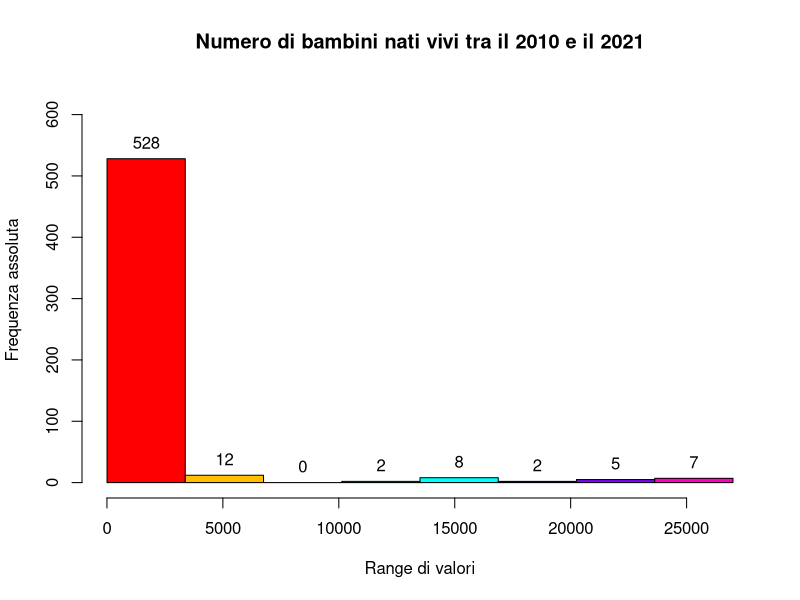
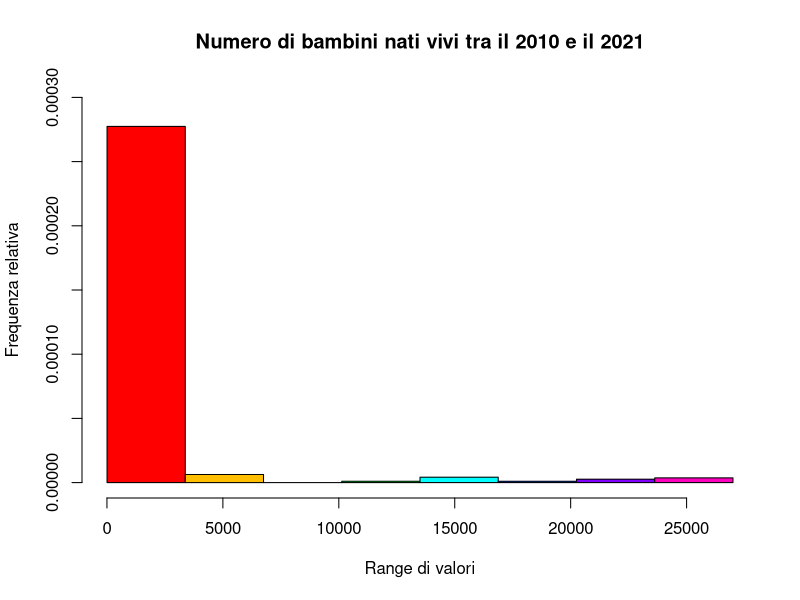
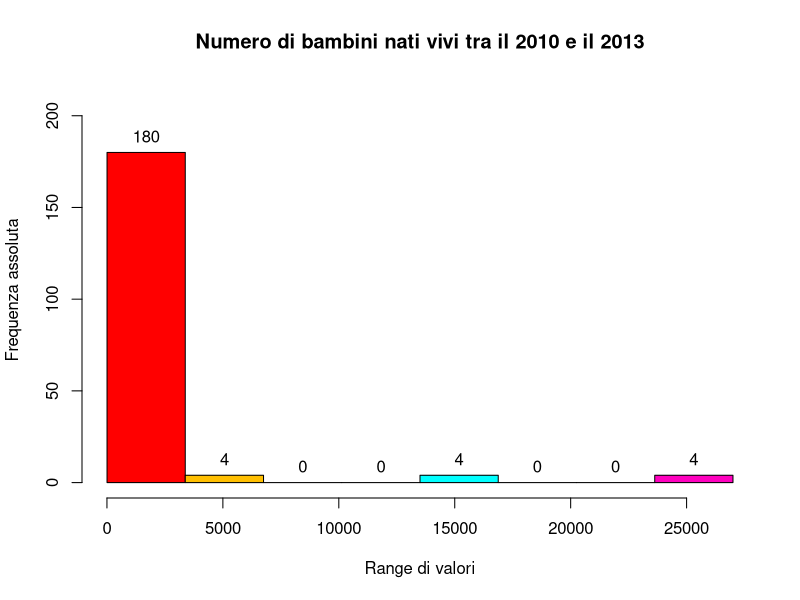
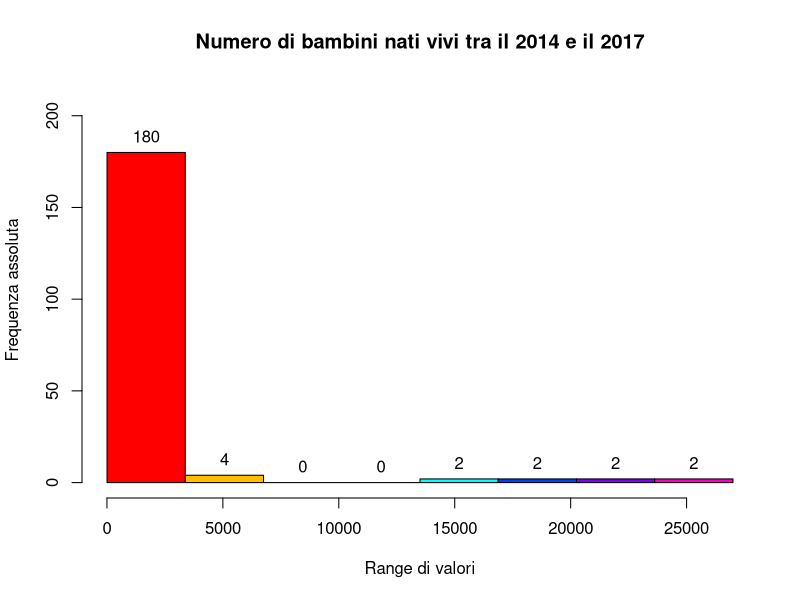
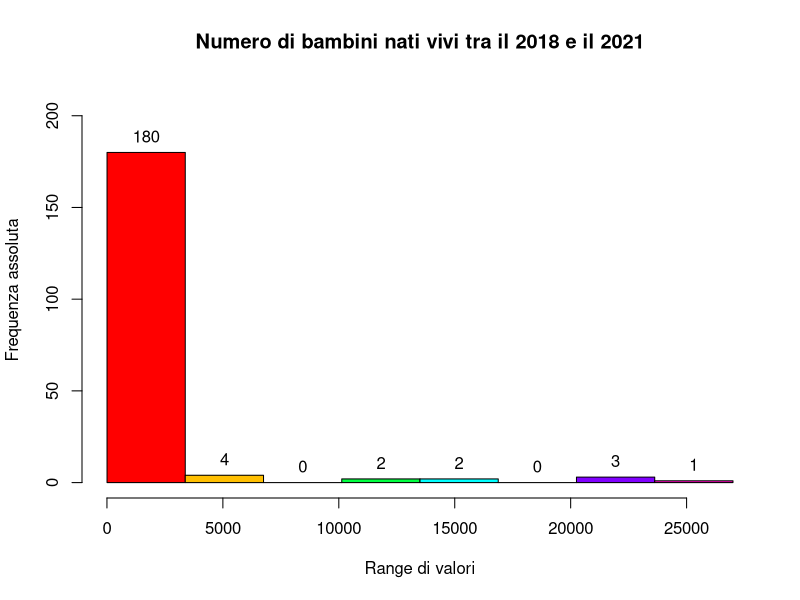
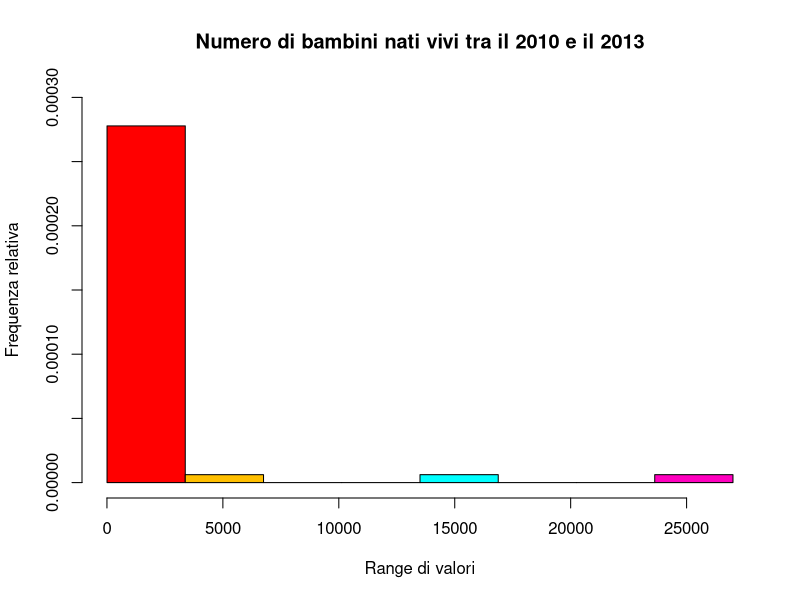
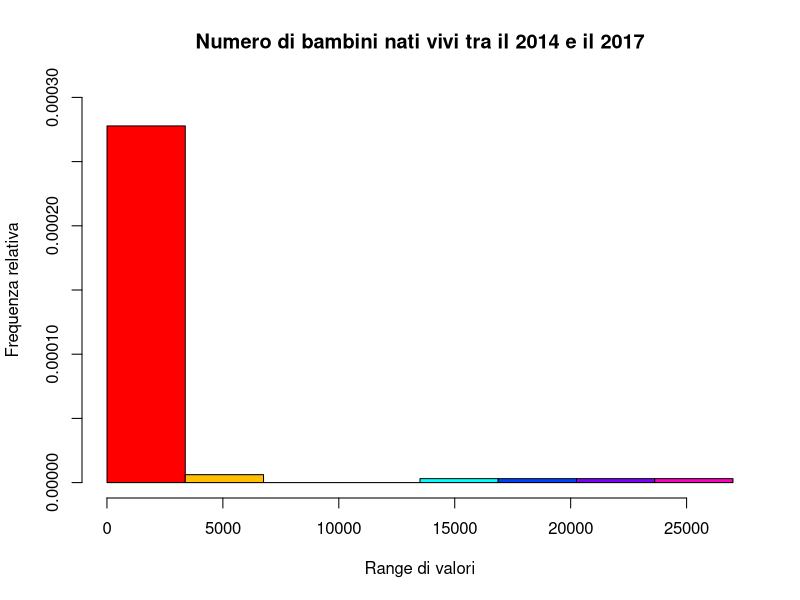
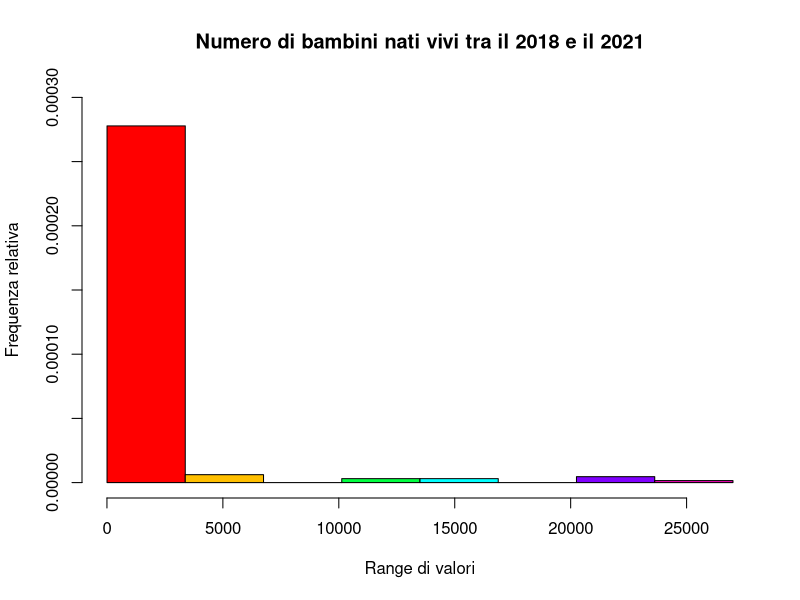

R code for these plots, in order:
library(readxl)
library(e1071)

data <- read_excel("dataset_puliti/nascite_arrotondato.xlsx")

# Visualizzo il dataframe
View(data)


############################################################################################################################
# Funzione di distribuzione ogni 3 anni

# Verifico quali sono il valore minimo e massimo all'interno del dataset
min_dati <- min(data[, -1])
max_dati <- max(data[, -1])
print(min_dati)
print(max_dati)

# Essendo il valore massimo 26600, arrotondo per eccesso a 27000
max_dati <- 27000

# Essendo il numero di dati elevato, divido il dataset in intervalli
# Numero di intervalli
num_intervalli <- 8

# Calcolo la lunghezza di ogni intervallo
lunghezza_intervallo <- (max_dati - min_dati) / num_intervalli

# Genero gli intervalli
intervalli <- seq(min_dati, max_dati, by = lunghezza_intervallo)

# Divido il dataset in 3 gruppi, ognuno di 4 anni
# Il primo gruppo va dal 2010 al 2014
# Il secondo gruppo va dal 2015 al 2018
# Il terzo gruppo va dal 2019 al 2022
dati_2010_2013 <- data[, c("2010", "2011", "2012", "2013")]
dati_2014_2017 <- data[, c("2014", "2015", "2016", "2017")]
dati_2018_2021 <- data[, c("2018", "2019", "2020", "2021")]

# Converto tutti i dati in un vettore numerico in modo da poter operarci più facilmente
dati_2010_2013 <- as.numeric(as.character(unlist(dati_2010_2013)))
dati_2014_2017 <- as.numeric(as.character(unlist(dati_2014_2017)))
dati_2018_2021 <- as.numeric(as.character(unlist(dati_2018_2021)))

# Rimuovo la prima riga e la prima colonna 
dati_senza_intestazioni <- data[-1, -1]

# Converto i dati in un formato numerico
dati_tot <- as.numeric(as.character(unlist(dati_senza_intestazioni)))

# Calcolo la frequenza assoluta per l'intero set di dati, escludendo la prima riga di 
# intestazione e la prima colonna, che contiene i nomi dei Paesi
freqA_tot <- table(cut(dati_tot, intervalli, right = FALSE))
freqA_tot

# Calcolo le frequenze assolute cumulate per l'intero set di dati
freqAC_tot <- cumsum(freqA_tot)
freqAC_tot

# Calcolo la frequenza assoluta per ogni gruppo
freqA_2010_2013 <- table(cut(dati_2010_2013, intervalli, right = FALSE))
freqA_2014_2017 <- table(cut(dati_2014_2017, intervalli, right = FALSE))
freqA_2018_2021 <- table(cut(dati_2018_2021, intervalli, right = FALSE))

# Calcolo la frequenza assoluta cumulata per ogni gruppo
freqAC_2010_2013 <- cumsum(freqA_2010_2013)
freqAC_2014_2017 <- cumsum(freqA_2014_2017)
freqAC_2018_2021 <- cumsum(freqA_2018_2021)

# Calcolo la frequenza relativa per l'intero set di dati, escludendo la prima riga di 
# intestazione e la prima colonna, che contiene i nomi dei Paesi
freqR_tot <- table(cut(dati_tot, intervalli, right = FALSE))/length(dati_tot)
freqR_tot

# Calcolo le frequenze relative cumulate per l'intero set di dati
freqRC_tot <- cumsum(freqR_tot)
freqRC_tot

# Calcolo la frequenza relativa per ogni gruppo
freqR_2010_2013 <- table(cut(dati_2010_2013,intervalli, right = FALSE))/length(dati_2010_2013)
freqR_2014_2017 <- table(cut(dati_2014_2017,intervalli, right = FALSE))/length(dati_2014_2017)
freqR_2018_2021 <- table(cut(dati_2018_2021,intervalli, right = FALSE))/length(dati_2018_2021)

# Calcolo la frequenza relativa cumulata per ogni gruppo
freqRC_2010_2013 <- cumsum(freqR_2010_2013)
freqRC_2014_2017 <- cumsum(freqR_2014_2017)
freqRC_2018_2021 <- cumsum(freqR_2018_2021)

################# Istogrammi #################
# Istogramma per l'intero set di dati

# Frequenza assoluta
hist_freqA_tot <- hist(dati_tot, breaks = intervalli, freq = TRUE,
                 ylim = c(0, max(freqA_tot) + 100),
                 col = rainbow(8), border = "black",
                 main = "Numero di bambini nati vivi tra il 2010 e il 2021",
                 xlab = "Range di valori", ylab = "Frequenza assoluta")

# Per una maggiore chiarezza inserisco delle etichette sopra le colonne, 
# che vanno ad indicare il valore effettivo di ogni colonna
for (i in 1:length(hist_freqA_tot$counts)) {
  text(hist_freqA_tot$mids[i], hist_freqA_tot$counts[i], 
       labels = hist_freqA_tot$counts[i], pos = 3, col = "black")
}

# Frequenza relativa
hist(dati_tot, breaks = intervalli, freq = FALSE,
     ylim = c(0, 0.0003),     
     col = rainbow(8), border = "black", 
     main = "Numero di bambini nati vivi tra il 2010 e il 2021",  
     xlab = "Range di valori", 
     ylab = "Frequenza relativa")

# Calcolo delle percentuali
percentuali_tot <- round((freqA_tot / sum(freqA_tot)) * 100, 2)
percentuali_2010_2013 <- round((freqA_2010_2013 / sum(freqA_2010_2013)) * 100, 2)
percentuali_2014_2017 <- round((freqA_2014_2017 / sum(freqA_2014_2017)) * 100, 2)
percentuali_2018_2021 <- round((freqA_2018_2021 / sum(freqA_2018_2021)) * 100, 2)

# Creo un vettore di etichette
intervalli_etichette <- c("[4,3380)", "[3380,6750)", "[6750,10100)", "[10100,13500)",
                         "[13500,16900)", "[16900,20300)", "[20300,23600)", "[23600,27000)")

# Istogrammi per raggruppamenti di 4 anni
# Frequenza assoluta
#-------- 2010-2013 --------#
hist_freqA_2010_2013 <- hist(dati_2010_2013, breaks = intervalli, freq = TRUE,
                             ylim = c(0, max(freqA_2010_2013) + 30),
                             col = rainbow(8), border = "black",
                             main = "Numero di bambini nati vivi tra il 2010 e il 2013",
                             xlab = "Range di valori", ylab = "Frequenza assoluta")

# Per una maggiore chiarezza inserisco delle etichette sopra le colonne,
# che vanno ad indicare il valore effettivo di ogni colonna
for (i in 1:length(hist_freqA_2010_2013$counts)) {
  text(hist_freqA_2010_2013$mids[i], hist_freqA_2010_2013$counts[i],
       labels = hist_freqA_2010_2013$counts[i], pos = 3, col = "black")
}

#-------- 2014-2017 --------#
hist_freqA_2014_2017 <- hist(dati_2014_2017, breaks = intervalli, freq = TRUE,
                             ylim = c(0, max(freqA_2014_2017) + 30),
                             col = rainbow(8), border = "black",
                             main = "Numero di bambini nati vivi tra il 2014 e il 2017",
                             xlab = "Range di valori", ylab = "Frequenza assoluta")

# Per una maggiore chiarezza inserisco delle etichette sopra le colonne,
# che vanno ad indicare il valore effettivo di ogni colonna
for (i in 1:length(hist_freqA_2014_2017$counts)) {
  text(hist_freqA_2014_2017$mids[i], hist_freqA_2014_2017$counts[i],
       labels = hist_freqA_2014_2017$counts[i], pos = 3, col = "black")
}

#-------- 2018-2021 --------#
hist_freqA_2018_2021 <- hist(dati_2018_2021, breaks = intervalli, freq = TRUE,
                             ylim = c(0, max(freqA_2018_2021) + 30),
                             col = rainbow(8), border = "black",
                             main = "Numero di bambini nati vivi tra il 2018 e il 2021",
                             xlab = "Range di valori", ylab = "Frequenza assoluta")

# Per una maggiore chiarezza inserisco delle etichette sopra le colonne,
# che vanno ad indicare il valore effettivo di ogni colonna
for (i in 1:length(hist_freqA_2018_2021$counts)) {
  text(hist_freqA_2018_2021$mids[i], hist_freqA_2018_2021$counts[i],
       labels = hist_freqA_2018_2021$counts[i], pos = 3, col = "black")
}

#--------------- Frequenza relativa ---------------#
hist(dati_2010_2013, breaks = intervalli, freq = FALSE,
     ylim = c(0, 0.0003),
     col = rainbow(8), border = "black",
     main = "Numero di bambini nati vivi tra il 2010 e il 2013",
     xlab = "Range di valori", ylab = "Frequenza relativa")

hist(dati_2014_2017, breaks = intervalli, freq = FALSE,
     ylim = c(0, 0.0003),
     col = rainbow(8), border = "black",
     main = "Numero di bambini nati vivi tra il 2014 e il 2017",
     xlab = "Range di valori", ylab = "Frequenza relativa")

hist(dati_2018_2021, breaks = intervalli, freq = FALSE,
     ylim = c(0, 0.0003),
     col = rainbow(8), border = "black",
     main = "Numero di bambini nati vivi tra il 2018 e il 2021",
     xlab = "Range di valori", ylab = "Frequenza relativa")

#--------------- Costruisco la tabella di contingenza ---------------#
contingenza_assolute <- cbind(freqA_2010_2013, freqA_2014_2017, freqA_2018_2021)
contingenza_assolute

#--------------- Frequenza assoluta congiunta ---------------#
barplot(t(contingenza_assolute), 
        col = c("blue", "green", "red"),
        legend = c("2010-2013", "2014-2017", "2018-2021"), 
        ylim = c(0, 600),
        main = "Frequenza assoluta congiunta",
        names.arg = c("[4, 3380)", 
                      "[3380, 6750)", 
                      "[6750, 10100)", 
                      "[10100, 13500)", 
                      "[13500, 16900)", 
                      "[16900, 20300)", 
                      "[20300, 23600)", 
                      "[23600, 27000)"),
        las = 2,
        cex.names = 0.7)

# Per una maggiore chiarezza, vista la presenza di valori molto bassi per alcuni intervalli
# rifaccio il grafico togliendo il primo intervallo; ovvero, (4, 3333]. Così facendo 
# si riesce a vedere meglio la contingenza assoluta per gli altri intervalli
barplot(t(contingenza_assolute[-1, ]), 
        col = c("blue", "green", "red"),
        legend = c("2010-2013", "2014-2017", "2018-2021"), 
        main = "Frequenza assoluta congiunta (senza il primo intervallo)",
        names.arg = c("[3380, 6750)", 
                      "[6750, 10100)", 
                      "[10100, 13500)", 
                      "[13500, 16900)", 
                      "[16900, 20300)", 
                      "[20300, 23600)", 
                      "[23600, 27000)"),
        las = 2,
        cex.names = 0.7)

# Costruisco la tabella di contingenza relativa
contingenza_relativa <- cbind(freqR_2010_2013, freqR_2014_2017, freqR_2018_2021)
contingenza_relativa

# Frequenza relativa congiunta
barplot(t(contingenza_relativa), 
        col = c("blue", "green", "red"),
        ylim = c(0, 3),
        legend = c("2010-2013", "2014-2017", "2018-2021"), 
        main = "Frequenza relativa congiunta",
        names.arg = c("[4, 3380)", 
                      "[3380, 6750)", 
                      "[6750, 10100)", 
                      "[10100, 13500)", 
                      "[13500, 16900)", 
                      "[16900, 20300)", 
                      "[20300, 23600)", 
                      "[23600, 27000)"),
        las = 2,
        cex.names = 0.7)

# Per una maggiore chiarezza, vista la presenza di valori molto bassi per alcuni intervalli
# rifaccio il grafico togliendo il primo intervallo; ovvero, (4, 3333]. Così facendo
# si riesce a vedere meglio la contingenza relativa per gli altri intervalli
barplot(t(contingenza_relativa[-1, ]), 
        col = c("blue", "green", "red"),
        ylim = c(0, 0.07),
        legend = c("2010-2013", "2014-2017", "2018-2021"), 
        main = "Frequenza relativa congiunta (senza il primo intervallo)",
        names.arg = c("[3380, 6750)", 
                      "[6750, 10100)", 
                      "[10100, 13500)", 
                      "[13500, 16900)", 
                      "[16900, 20300)", 
                      "[20300, 23600)", 
                      "[23600, 27000)"),
        las = 2,
        cex.names = 0.7)


# Distribuzione di frequenza assoluta marginale del numero di nascite
# Totalità di istanze per tutti gli anni messi insieme
freq_marg_ass <- margin.table(contingenza_assolute, 1)
freq_marg_ass

# Faccio la stessa cosa per la frequenza relativa
freq_marg_rel <- margin.table(contingenza_relativa, 1)
freq_marg_rel

# Calcolo la frequenza relativa condizionata
freq_cond_rel <- prop.table(contingenza_assolute, 1)
freq_cond_rel[is.nan(freq_cond_rel)] <- 0
freq_cond_rel

# Rappresentazione della frequenza relativa condizionata 
barplot(t(freq_cond_rel),
        beside = TRUE,
        col = c("blue", "green", "red"),
        ylim = c(0, 1),
        legend = c("2010-2013", "2014-2017", "2018-2021"), 
        main = "Frequenza relativa condizionata (Quadriennio | N. Nascite)",
        names.arg = c("[4, 3380)", 
                      "[3380, 6750)", 
                      "[6750, 10100)", 
                      "[10100, 13500)", 
                      "[13500, 16900)", 
                      "[16900, 20300)", 
                      "[20300, 23600)", 
                      "[23600, 27000)"),
        las = 2,
        cex.names = 0.7)

############################################################################################################################

# Calcolo la media campionaria per ogni anno
means_by_year <- colMeans(data[, -1])

# Visualizzo la media campionaria per ogni anno
print(means_by_year)

# Rappresento la media sottoforma di serie temporale
ts_means <- ts(means_by_year, start = 2010, frequency = 1)

# Visualizzo la serie temporale
plot(ts_means, 
     main = "Media campionaria per anno", 
     ylim = c(1130, 1400),
     xlab = "Anno", 
     ylab = "Numero di nati vivi (in migliaia)", 
     col = "blue", 
     type = "o")

###############################################################################
# Boxplot quadriennali 

# 2010 - 2013
dati_2010 <- data[["2010"]]
dati_2011 <- data[["2011"]]
dati_2012 <- data[["2012"]]
dati_2013 <- data[["2013"]]

# Calcolo i quantili per ogni anno
quantili_2010 <- quantile(dati_2010)
quantili_2010

quantili_2011 <- quantile(dati_2011)
quantili_2011

quantili_2012 <- quantile(dati_2012)
quantili_2012

quantili_2013 <- quantile(dati_2013)
quantili_2013

# Visualizzo le principali informazioni (media, mediana, minimo e massimo) per ogni anno  
summary_2010 <- summary(dati_2010)
summary_2010

summary_2011 <- summary(dati_2011)
summary_2011

summary_2012 <- summary(dati_2012)
summary_2012

summary_2013 <- summary(dati_2013)
summary_2013

# Rappresento i boxplot
boxplot(dati_2010, dati_2011, dati_2012, dati_2013, 
        main = "Boxplot 2010 - 2013",
        ylab = "Numero di bambini nati vivi (in migliaia)",
        ylim = c(min(dati_2010, dati_2011, dati_2012, dati_2013), 
                 max(dati_2010, dati_2011, dati_2012, dati_2013)),
        names = c("2010", "2011", "2012", "2013"),
        col = c("red", "lightblue", "green", "yellow"),
        border = "black")

# Essendo presenti degli outliers molto grandi, 
# di seguito si riportano i boxplot senza gli outliers
boxplot(dati_2010, dati_2011, dati_2012, dati_2013, 
        main = "Boxplot 2010 - 2013 senza outliers",
        ylab = "Numero di bambini nati vivi (in migliaia)",
        ylim = c(min(dati_2010, dati_2011, dati_2012, dati_2013), 
                 max(dati_2010, dati_2011, dati_2012, dati_2013) - 25340),
        names = c("2010", "2011", "2012", "2013"),
        col = c("red", "lightblue", "green", "yellow"),
        border = "black")

# Verifico qual è il limite superiore
stats_2010 <- boxplot.stats(dati_2010)
stats_2010$stats[5]

stats_2011 <- boxplot.stats(dati_2011)
stats_2011$stats[5]

stats_2012 <- boxplot.stats(dati_2012)
stats_2012$stats[5]

stats_2013 <- boxplot.stats(dati_2013)
stats_2013$stats[5]

# 2014 - 2017
dati_2014 <- data[["2014"]]
dati_2015 <- data[["2015"]]
dati_2016 <- data[["2016"]]
dati_2017 <- data[["2017"]]

# Calcolo i quantili per ogni anno
quantili_2014 <- quantile(dati_2014)
quantili_2014

quantili_2015 <- quantile(dati_2015)
quantili_2015

quantili_2016 <- quantile(dati_2016)
quantili_2016

quantili_2017 <- quantile(dati_2017)
quantili_2017

# Visualizzo le principali informazioni (media, mediana, minimo e massimo) per ogni anno
summary_2014 <- summary(dati_2014)
summary_2014

summary_2015 <- summary(dati_2015)
summary_2015

summary_2016 <- summary(dati_2016)
summary_2016

summary_2017 <- summary(dati_2017)
summary_2017

# Rappresento i boxplot
boxplot(dati_2014, dati_2015, dati_2016, dati_2017, 
        main = "Boxplot 2014 - 2017",
        ylab = "Numero di bambini nati vivi (in migliaia)",
        ylim = c(min(dati_2014, dati_2015, dati_2016, dati_2017), 
                 max(dati_2014, dati_2015, dati_2016, dati_2017)),
        names = c("2014", "2015", "2016", "2017"),
        col = c("red", "lightblue", "green", "yellow"),
        border = "black")

# Essendo presenti degli outliers molto grandi,
# di seguito si riportano i boxplot senza gli outliers
boxplot(dati_2014, dati_2015, dati_2016, dati_2017, 
        main = "Boxplot 2014 - 2017 senza outliers",
        ylab = "Numero di bambini nati vivi (in migliaia)",
        ylim = c(min(dati_2014, dati_2015, dati_2016, dati_2017), 
                 max(dati_2014, dati_2015, dati_2016, dati_2017) - 23200),
        names = c("2014", "2015", "2016", "2017"),
        col = c("red", "lightblue", "green", "yellow"),
        border = "black")

# Verifico qual è il limite superiore
stats_2014 <- boxplot.stats(dati_2014)
stats_2014$stats[5]

stats_2015 <- boxplot.stats(dati_2015)
stats_2015$stats[5]

stats_2016 <- boxplot.stats(dati_2016)
stats_2016$stats[5]

stats_2017 <- boxplot.stats(dati_2017)
stats_2017$stats[5]

# 2018 - 2021
dati_2018 <- data[["2018"]]
dati_2019 <- data[["2019"]]
dati_2020 <- data[["2020"]]
dati_2021 <- data[["2021"]]

# Calcolo i quantili per ogni anno
quantili_2018 <- quantile(dati_2018)
quantili_2018

quantili_2019 <- quantile(dati_2019)
quantili_2019

quantili_2020 <- quantile(dati_2020)
quantili_2020

quantili_2021 <- quantile(dati_2021)
quantili_2021

# Visualizzo le principali informazioni (media, mediana, minimo e massimo) per ogni anno
summary_2018 <- summary(dati_2018)
summary_2018

summary_2019 <- summary(dati_2019)
summary_2019

summary_2020 <- summary(dati_2020)
summary_2020

summary_2021 <- summary(dati_2021)
summary_2021

# Rappresento i boxplot
boxplot(dati_2018, dati_2019, dati_2020, dati_2021, 
        main = "Boxplot 2018 - 2021",
        ylab = "Numero di bambini nati vivi (in migliaia)",
        ylim = c(min(dati_2018, dati_2019, dati_2020, dati_2021), 
                 max(dati_2018, dati_2019, dati_2020, dati_2021)),
        names = c("2018", "2019", "2020", "2021"),
        col = c("red", "lightblue", "green", "yellow"),
        border = "black")

# Essendo presenti degli outliers molto grandi,
# di seguito si riportano i boxplot senza gli outliers
boxplot(dati_2018, dati_2019, dati_2020, dati_2021, 
        main = "Boxplot 2018 - 2021 senza outliers",
        ylab = "Numero di bambini nati vivi (in migliaia)",
        ylim = c(min(dati_2018, dati_2019, dati_2020, dati_2021), 
                 max(dati_2018, dati_2019, dati_2020, dati_2021) - 23200),
        names = c("2018", "2019", "2020", "2021"),
        col = c("red", "lightblue", "green", "yellow"),
        border = "black")

# Verifico qual è il limite superiore
stats_2018 <- boxplot.stats(dati_2018)
stats_2018$stats[5]

stats_2019 <- boxplot.stats(dati_2019)
stats_2019$stats[5]

stats_2020 <- boxplot.stats(dati_2020)
stats_2020$stats[5]

stats_2021 <- boxplot.stats(dati_2021)
stats_2021$stats[5]

# Confronto tra primo e ultimo anno attraverso un boxplot ad intaglio
boxplot(dati_2010, dati_2021, 
        notch = TRUE,
        main = "Confronto boxplot 2010 e 2021",
        ylab = "Numero di bambini nati vivi (in migliaia)",
        ylim = c(min(dati_2010, dati_2021), 
                 max(dati_2010, dati_2021)),
        names = c("2010", "2021"),
        col = c("green", "orange"),
        border = "black")

# Per una migliore visualizzazione, si riporta il boxplot senza outliers
boxplot(dati_2010, dati_2021, 
        notch = TRUE,
        main = "Confronto boxplot 2010 e 2021 senza outliers",
        ylab = "Numero di bambini nati vivi (in migliaia)",
        ylim = c(min(dati_2010, dati_2021), 
                 1400),
        names = c("2010", "2021"),
        col = c("green", "orange"),
        border = "black")

# Visualizzo i dettagli dei due boxplot
summary_2010
summary_2021

# Confronto la mediana del primo e dell'ultimo anno e verifico se si sovrappongono
IQR_2010 <- quantile(dati_2010, 0.75) - quantile(dati_2010, 0.25)
M1_2010 <- quantile(dati_2010, 0.5) - 1.57*IQR_2010/sqrt(length(dati_2010))
M2_2010 <- quantile(dati_2010, 0.5) + 1.57*IQR_2010/sqrt(length(dati_2010))

IQR_2021 <- quantile(dati_2021, 0.75) - quantile(dati_2021, 0.25)
M1_2021 <- quantile(dati_2021, 0.5) - 1.57*IQR_2021/sqrt(length(dati_2021))
M2_2021 <- quantile(dati_2021, 0.5) + 1.57*IQR_2021/sqrt(length(dati_2021))

# Intervallo di confidenza del 95% per la mediana del primo anno
c(M1_2010, M2_2010)

# Intervallo di confidenza del 95% per la mediana dell'ultimo anno
c(M1_2021, M2_2021)


###############################################################################
#------------------------ Varianza e deviazione standard ---------------------#

# Calcolo la varianza e la deviazione standard per ogni anno
varianza_2010 <- var(dati_2010)
deviazione_standard_2010 <- sd(dati_2010)

varianza_2011 <- var(dati_2011)
deviazione_standard_2011 <- sd(dati_2011)

varianza_2012 <- var(dati_2012)
deviazione_standard_2012 <- sd(dati_2012)

varianza_2013 <- var(dati_2013)
deviazione_standard_2013 <- sd(dati_2013)

varianza_2014 <- var(dati_2014)
deviazione_standard_2014 <- sd(dati_2014)

varianza_2015 <- var(dati_2015)
deviazione_standard_2015 <- sd(dati_2015)

varianza_2016 <- var(dati_2016)
deviazione_standard_2016 <- sd(dati_2016)

varianza_2017 <- var(dati_2017)
deviazione_standard_2017 <- sd(dati_2017)

varianza_2018 <- var(dati_2018)
deviazione_standard_2018 <- sd(dati_2018)

varianza_2019 <- var(dati_2019)
deviazione_standard_2019 <- sd(dati_2019)

varianza_2020 <- var(dati_2020)
deviazione_standard_2020 <- sd(dati_2020)

varianza_2021 <- var(dati_2021)
deviazione_standard_2021 <- sd(dati_2021)

# Rappresento tali dati sottoforma di serie temporale
ts_varianza <- ts(c(varianza_2010, varianza_2011, varianza_2012, varianza_2013, varianza_2014, varianza_2015,
                    varianza_2016, varianza_2017, varianza_2018, varianza_2019, varianza_2020, varianza_2021), 
                  start = 2010, frequency = 1)

ts_deviazione_standard <- ts(c(deviazione_standard_2010, deviazione_standard_2011, deviazione_standard_2012, 
                               deviazione_standard_2013, deviazione_standard_2014, deviazione_standard_2015,
                               deviazione_standard_2016, deviazione_standard_2017, deviazione_standard_2018, 
                               deviazione_standard_2019, deviazione_standard_2020, deviazione_standard_2021), 
                             start = 2010, frequency = 1)

# Visualizzo le due serie temporali 
plot(ts_varianza,
     type = 'o', 
     col = 'blue', 
     xlab = 'Anno', 
     ylab = 'Varianza', 
     main = 'Varianza nel tempo',
     yaxt = 'n')  # Per nascondere l'asse y automatico

# Modifico il formato dell'asse y
axis(2, at = pretty(ts_varianza), labels = format(pretty(ts_varianza), scientific = FALSE), mgp = c(2, 1, 0))

plot(ts_deviazione_standard, 
     type = 'o', 
     col = 'red', 
     xlab = 'Anno', 
     ylab = 'Deviazione Standard', 
     main = 'Deviazione Standard nel tempo')

###############################################################################
# Calcolo la skewness per tutto il dataset
skew <- skewness(dati_tot)

# Calcolo la curtosi 
curtosi <- kurtosis(dati_tot)

# Creo un vettore di valori per la curva di densità
x <- seq(min(dati_tot) - 5000, max(dati_tot) + 1, length = 1000)

# Calcolo la densità della distribuzione normale
densita_normale <- dnorm(x, mean = mean(dati_tot), sd = sd(dati_tot))

# Calcolo la densità per i dati
densita_dati <- density(dati_tot)$y

# Creo il grafico di densità
plot(x, densita_normale, 
     type = "l",
     col = "blue",
     main = "Densità della distribuzione dei dati",
     xlab = "Numero di bambini nati vivi (in migliaia)",
     ylab = "Densità",
     ylim = c(0, max(densita_normale, densita_dati)),
     xlim = c(min(dati_tot) - 5000, max(dati_tot) + 1),
     lwd = 1)

# Aggiungo la curva di densità per i dati
lines(density(dati_tot), col = "red", lwd = 1)

# Aggiungo una linea per indicare la media
abline(v = mean(dati_tot), col = "green", lty = 2)

# Aggiungo una legenda
legend("topright", 
       legend = c("Distribuzione Normale ", "Distribuzione dei dati ", "Media campionaria "), 
       col = c("blue", "red", "green"), 
       lty = c(1, 1, 2), 
       cex = 0.8)

# Calcolo il momento centrato campionario di ordine 2
momento_2 <- var(dati_tot)

# Calcolo il momento centrato campionario di ordine 4
momento_4 <- moment(dati_tot, order = 4)

# Calcolo l'indice di Pearson
indice_pearson <- momento_4 / momento_2^2

# Calcolo la curtosi campionaria
curtosi_campionaria <- indice_pearson - 3







